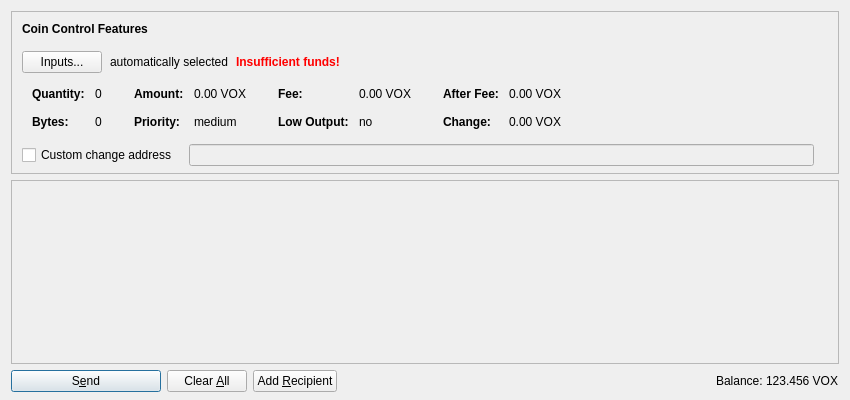
<?xml version="1.0" encoding="UTF-8"?>
<ui version="4.0">
 <class>SendCoinsDialog</class>
 <widget class="QDialog" name="SendCoinsDialog">
  <property name="geometry">
   <rect>
    <x>0</x>
    <y>0</y>
    <width>850</width>
    <height>400</height>
   </rect>
  </property>
  <property name="windowTitle">
   <string>Send Coins</string>
  </property>
  <layout class="QVBoxLayout" name="verticalLayout" stretch="0,1,0">
   <property name="bottomMargin">
    <number>8</number>
   </property>
   <item>
    <widget class="QFrame" name="frameCoinControl">
     <property name="sizePolicy">
      <sizepolicy hsizetype="Expanding" vsizetype="Expanding">
       <horstretch>0</horstretch>
       <verstretch>0</verstretch>
      </sizepolicy>
     </property>
     <property name="maximumSize">
      <size>
       <width>16777215</width>
       <height>16777215</height>
      </size>
     </property>
     <property name="frameShape">
      <enum>QFrame::StyledPanel</enum>
     </property>
     <property name="frameShadow">
      <enum>QFrame::Sunken</enum>
     </property>
     <layout class="QVBoxLayout" name="verticalLayoutCoinControl2">
      <property name="spacing">
       <number>0</number>
      </property>
      <property name="leftMargin">
       <number>0</number>
      </property>
      <property name="topMargin">
       <number>0</number>
      </property>
      <property name="rightMargin">
       <number>0</number>
      </property>
      <property name="bottomMargin">
       <number>6</number>
      </property>
      <item>
       <layout class="QVBoxLayout" name="verticalLayoutCoinControl" stretch="0,0,0,0,1">
        <property name="spacing">
         <number>0</number>
        </property>
        <property name="leftMargin">
         <number>10</number>
        </property>
        <property name="topMargin">
         <number>10</number>
        </property>
        <item>
         <layout class="QHBoxLayout" name="horizontalLayoutCoinControl1">
          <property name="bottomMargin">
           <number>15</number>
          </property>
          <item>
           <widget class="QLabel" name="labelCoinControlFeatures">
            <property name="sizePolicy">
             <sizepolicy hsizetype="Preferred" vsizetype="Maximum">
              <horstretch>0</horstretch>
              <verstretch>0</verstretch>
             </sizepolicy>
            </property>
            <property name="font">
             <font>
              <weight>75</weight>
              <bold>true</bold>
             </font>
            </property>
            <property name="styleSheet">
             <string notr="true">font-weight:bold;</string>
            </property>
            <property name="text">
             <string>Coin Control Features</string>
            </property>
           </widget>
          </item>
         </layout>
        </item>
        <item>
         <layout class="QHBoxLayout" name="horizontalLayoutCoinControl2" stretch="0,0,0,0">
          <property name="spacing">
           <number>8</number>
          </property>
          <property name="bottomMargin">
           <number>10</number>
          </property>
          <item>
           <widget class="QPushButton" name="pushButtonCoinControl">
            <property name="styleSheet">
             <string notr="true"/>
            </property>
            <property name="text">
             <string>Inputs...</string>
            </property>
           </widget>
          </item>
          <item>
           <widget class="QLabel" name="labelCoinControlAutomaticallySelected">
            <property name="text">
             <string>automatically selected</string>
            </property>
            <property name="margin">
             <number>5</number>
            </property>
           </widget>
          </item>
          <item>
           <widget class="QLabel" name="labelCoinControlInsuffFunds">
            <property name="font">
             <font>
              <weight>75</weight>
              <bold>true</bold>
             </font>
            </property>
            <property name="styleSheet">
             <string notr="true">color:red;font-weight:bold;</string>
            </property>
            <property name="text">
             <string>Insufficient funds!</string>
            </property>
            <property name="margin">
             <number>5</number>
            </property>
           </widget>
          </item>
          <item>
           <spacer name="horizontalSpacerCoinControl">
            <property name="orientation">
             <enum>Qt::Horizontal</enum>
            </property>
            <property name="sizeHint" stdset="0">
             <size>
              <width>40</width>
              <height>1</height>
             </size>
            </property>
           </spacer>
          </item>
         </layout>
        </item>
        <item>
         <widget class="QWidget" name="widgetCoinControl" native="true">
          <property name="sizePolicy">
           <sizepolicy hsizetype="Preferred" vsizetype="Preferred">
            <horstretch>0</horstretch>
            <verstretch>0</verstretch>
           </sizepolicy>
          </property>
          <property name="minimumSize">
           <size>
            <width>0</width>
            <height>0</height>
           </size>
          </property>
          <property name="styleSheet">
           <string notr="true"/>
          </property>
          <layout class="QHBoxLayout" name="horizontalLayoutCoinControl5">
           <property name="leftMargin">
            <number>0</number>
           </property>
           <property name="topMargin">
            <number>0</number>
           </property>
           <property name="rightMargin">
            <number>0</number>
           </property>
           <property name="bottomMargin">
            <number>0</number>
           </property>
           <item>
            <layout class="QHBoxLayout" name="horizontalLayoutCoinControl3" stretch="0,0,0,1">
             <property name="spacing">
              <number>20</number>
             </property>
             <property name="topMargin">
              <number>0</number>
             </property>
             <property name="bottomMargin">
              <number>10</number>
             </property>
             <item>
              <layout class="QFormLayout" name="formLayoutCoinControl1">
               <property name="horizontalSpacing">
                <number>10</number>
               </property>
               <property name="verticalSpacing">
                <number>14</number>
               </property>
               <property name="leftMargin">
                <number>10</number>
               </property>
               <property name="topMargin">
                <number>4</number>
               </property>
               <property name="rightMargin">
                <number>6</number>
               </property>
               <item row="0" column="0">
                <widget class="QLabel" name="labelCoinControlQuantityText">
                 <property name="font">
                  <font>
                   <weight>75</weight>
                   <bold>true</bold>
                  </font>
                 </property>
                 <property name="text">
                  <string>Quantity:</string>
                 </property>
                 <property name="margin">
                  <number>0</number>
                 </property>
                </widget>
               </item>
               <item row="0" column="1">
                <widget class="QLabel" name="labelCoinControlQuantity">
                 <property name="cursor">
                  <cursorShape>IBeamCursor</cursorShape>
                 </property>
                 <property name="contextMenuPolicy">
                  <enum>Qt::ActionsContextMenu</enum>
                 </property>
                 <property name="text">
                  <string notr="true">0</string>
                 </property>
                 <property name="margin">
                  <number>0</number>
                 </property>
                 <property name="textInteractionFlags">
                  <set>Qt::LinksAccessibleByMouse|Qt::TextSelectableByKeyboard|Qt::TextSelectableByMouse</set>
                 </property>
                </widget>
               </item>
               <item row="1" column="0">
                <widget class="QLabel" name="labelCoinControlBytesText">
                 <property name="font">
                  <font>
                   <weight>75</weight>
                   <bold>true</bold>
                  </font>
                 </property>
                 <property name="text">
                  <string>Bytes:</string>
                 </property>
                </widget>
               </item>
               <item row="1" column="1">
                <widget class="QLabel" name="labelCoinControlBytes">
                 <property name="cursor">
                  <cursorShape>IBeamCursor</cursorShape>
                 </property>
                 <property name="contextMenuPolicy">
                  <enum>Qt::ActionsContextMenu</enum>
                 </property>
                 <property name="text">
                  <string notr="true">0</string>
                 </property>
                 <property name="textInteractionFlags">
                  <set>Qt::LinksAccessibleByMouse|Qt::TextSelectableByKeyboard|Qt::TextSelectableByMouse</set>
                 </property>
                </widget>
               </item>
              </layout>
             </item>
             <item>
              <layout class="QFormLayout" name="formLayoutCoinControl2">
               <property name="horizontalSpacing">
                <number>10</number>
               </property>
               <property name="verticalSpacing">
                <number>14</number>
               </property>
               <property name="leftMargin">
                <number>6</number>
               </property>
               <property name="topMargin">
                <number>4</number>
               </property>
               <property name="rightMargin">
                <number>6</number>
               </property>
               <item row="0" column="0">
                <widget class="QLabel" name="labelCoinControlAmountText">
                 <property name="font">
                  <font>
                   <weight>75</weight>
                   <bold>true</bold>
                  </font>
                 </property>
                 <property name="text">
                  <string>Amount:</string>
                 </property>
                 <property name="margin">
                  <number>0</number>
                 </property>
                </widget>
               </item>
               <item row="0" column="1">
                <widget class="QLabel" name="labelCoinControlAmount">
                 <property name="cursor">
                  <cursorShape>IBeamCursor</cursorShape>
                 </property>
                 <property name="contextMenuPolicy">
                  <enum>Qt::ActionsContextMenu</enum>
                 </property>
                 <property name="text">
                  <string notr="true">0.00 VOX</string>
                 </property>
                 <property name="textInteractionFlags">
                  <set>Qt::LinksAccessibleByMouse|Qt::TextSelectableByKeyboard|Qt::TextSelectableByMouse</set>
                 </property>
                </widget>
               </item>
               <item row="1" column="0">
                <widget class="QLabel" name="labelCoinControlPriorityText">
                 <property name="font">
                  <font>
                   <weight>75</weight>
                   <bold>true</bold>
                  </font>
                 </property>
                 <property name="text">
                  <string>Priority:</string>
                 </property>
                </widget>
               </item>
               <item row="1" column="1">
                <widget class="QLabel" name="labelCoinControlPriority">
                 <property name="cursor">
                  <cursorShape>IBeamCursor</cursorShape>
                 </property>
                 <property name="contextMenuPolicy">
                  <enum>Qt::ActionsContextMenu</enum>
                 </property>
                 <property name="text">
                  <string notr="true">medium</string>
                 </property>
                 <property name="textInteractionFlags">
                  <set>Qt::LinksAccessibleByMouse|Qt::TextSelectableByKeyboard|Qt::TextSelectableByMouse</set>
                 </property>
                </widget>
               </item>
              </layout>
             </item>
             <item>
              <layout class="QFormLayout" name="formLayoutCoinControl3">
               <property name="horizontalSpacing">
                <number>10</number>
               </property>
               <property name="verticalSpacing">
                <number>14</number>
               </property>
               <property name="leftMargin">
                <number>6</number>
               </property>
               <property name="topMargin">
                <number>4</number>
               </property>
               <property name="rightMargin">
                <number>6</number>
               </property>
               <item row="0" column="0">
                <widget class="QLabel" name="labelCoinControlFeeText">
                 <property name="font">
                  <font>
                   <weight>75</weight>
                   <bold>true</bold>
                  </font>
                 </property>
                 <property name="text">
                  <string>Fee:</string>
                 </property>
                 <property name="margin">
                  <number>0</number>
                 </property>
                </widget>
               </item>
               <item row="0" column="1">
                <widget class="QLabel" name="labelCoinControlFee">
                 <property name="cursor">
                  <cursorShape>IBeamCursor</cursorShape>
                 </property>
                 <property name="contextMenuPolicy">
                  <enum>Qt::ActionsContextMenu</enum>
                 </property>
                 <property name="text">
                  <string notr="true">0.00 VOX</string>
                 </property>
                 <property name="textInteractionFlags">
                  <set>Qt::LinksAccessibleByMouse|Qt::TextSelectableByKeyboard|Qt::TextSelectableByMouse</set>
                 </property>
                </widget>
               </item>
               <item row="1" column="0">
                <widget class="QLabel" name="labelCoinControlLowOutputText">
                 <property name="font">
                  <font>
                   <weight>75</weight>
                   <bold>true</bold>
                  </font>
                 </property>
                 <property name="text">
                  <string>Low Output:</string>
                 </property>
                </widget>
               </item>
               <item row="1" column="1">
                <widget class="QLabel" name="labelCoinControlLowOutput">
                 <property name="cursor">
                  <cursorShape>IBeamCursor</cursorShape>
                 </property>
                 <property name="contextMenuPolicy">
                  <enum>Qt::ActionsContextMenu</enum>
                 </property>
                 <property name="text">
                  <string notr="true">no</string>
                 </property>
                 <property name="textInteractionFlags">
                  <set>Qt::LinksAccessibleByMouse|Qt::TextSelectableByKeyboard|Qt::TextSelectableByMouse</set>
                 </property>
                </widget>
               </item>
              </layout>
             </item>
             <item>
              <layout class="QFormLayout" name="formLayoutCoinControl4">
               <property name="horizontalSpacing">
                <number>10</number>
               </property>
               <property name="verticalSpacing">
                <number>14</number>
               </property>
               <property name="leftMargin">
                <number>6</number>
               </property>
               <property name="topMargin">
                <number>4</number>
               </property>
               <property name="rightMargin">
                <number>6</number>
               </property>
               <item row="0" column="0">
                <widget class="QLabel" name="labelCoinControlAfterFeeText">
                 <property name="font">
                  <font>
                   <weight>75</weight>
                   <bold>true</bold>
                  </font>
                 </property>
                 <property name="text">
                  <string>After Fee:</string>
                 </property>
                 <property name="margin">
                  <number>0</number>
                 </property>
                </widget>
               </item>
               <item row="0" column="1">
                <widget class="QLabel" name="labelCoinControlAfterFee">
                 <property name="cursor">
                  <cursorShape>IBeamCursor</cursorShape>
                 </property>
                 <property name="contextMenuPolicy">
                  <enum>Qt::ActionsContextMenu</enum>
                 </property>
                 <property name="text">
                  <string notr="true">0.00 VOX</string>
                 </property>
                 <property name="textInteractionFlags">
                  <set>Qt::LinksAccessibleByMouse|Qt::TextSelectableByKeyboard|Qt::TextSelectableByMouse</set>
                 </property>
                </widget>
               </item>
               <item row="1" column="0">
                <widget class="QLabel" name="labelCoinControlChangeText">
                 <property name="font">
                  <font>
                   <weight>75</weight>
                   <bold>true</bold>
                  </font>
                 </property>
                 <property name="text">
                  <string>Change:</string>
                 </property>
                </widget>
               </item>
               <item row="1" column="1">
                <widget class="QLabel" name="labelCoinControlChange">
                 <property name="cursor">
                  <cursorShape>IBeamCursor</cursorShape>
                 </property>
                 <property name="contextMenuPolicy">
                  <enum>Qt::ActionsContextMenu</enum>
                 </property>
                 <property name="text">
                  <string notr="true">0.00 VOX</string>
                 </property>
                 <property name="textInteractionFlags">
                  <set>Qt::LinksAccessibleByMouse|Qt::TextSelectableByKeyboard|Qt::TextSelectableByMouse</set>
                 </property>
                </widget>
               </item>
              </layout>
             </item>
            </layout>
           </item>
          </layout>
         </widget>
        </item>
        <item>
         <layout class="QHBoxLayout" name="horizontalLayoutCoinControl4" stretch="0,0,0">
          <property name="spacing">
           <number>12</number>
          </property>
          <property name="sizeConstraint">
           <enum>QLayout::SetDefaultConstraint</enum>
          </property>
          <property name="topMargin">
           <number>5</number>
          </property>
          <property name="rightMargin">
           <number>5</number>
          </property>
          <item>
           <widget class="QCheckBox" name="checkBoxCoinControlChange">
            <property name="toolTip">
             <string>If this is activated, but the change address is empty or invalid, change will be sent to a newly generated address.</string>
            </property>
            <property name="text">
             <string>Custom change address</string>
            </property>
           </widget>
          </item>
          <item>
           <widget class="QValidatedLineEdit" name="lineEditCoinControlChange">
            <property name="enabled">
             <bool>false</bool>
            </property>
            <property name="sizePolicy">
             <sizepolicy hsizetype="Expanding" vsizetype="Fixed">
              <horstretch>0</horstretch>
              <verstretch>0</verstretch>
             </sizepolicy>
            </property>
           </widget>
          </item>
          <item>
           <widget class="QLabel" name="labelCoinControlChangeLabel">
            <property name="sizePolicy">
             <sizepolicy hsizetype="Preferred" vsizetype="Expanding">
              <horstretch>0</horstretch>
              <verstretch>0</verstretch>
             </sizepolicy>
            </property>
            <property name="minimumSize">
             <size>
              <width>0</width>
              <height>0</height>
             </size>
            </property>
            <property name="text">
             <string/>
            </property>
            <property name="margin">
             <number>3</number>
            </property>
           </widget>
          </item>
         </layout>
        </item>
        <item>
         <spacer name="verticalSpacerCoinControl">
          <property name="orientation">
           <enum>Qt::Vertical</enum>
          </property>
          <property name="sizeHint" stdset="0">
           <size>
            <width>800</width>
            <height>1</height>
           </size>
          </property>
         </spacer>
        </item>
       </layout>
      </item>
     </layout>
    </widget>
   </item>
   <item>
    <widget class="QScrollArea" name="scrollArea">
     <property name="widgetResizable">
      <bool>true</bool>
     </property>
     <widget class="QWidget" name="scrollAreaWidgetContents">
      <property name="geometry">
       <rect>
        <x>0</x>
        <y>0</y>
        <width>830</width>
        <height>178</height>
       </rect>
      </property>
      <layout class="QVBoxLayout" name="verticalLayout_2" stretch="0,1">
       <property name="leftMargin">
        <number>0</number>
       </property>
       <property name="topMargin">
        <number>0</number>
       </property>
       <property name="rightMargin">
        <number>0</number>
       </property>
       <property name="bottomMargin">
        <number>0</number>
       </property>
       <item>
        <layout class="QVBoxLayout" name="entries">
         <property name="spacing">
          <number>6</number>
         </property>
        </layout>
       </item>
       <item>
        <spacer name="verticalSpacer">
         <property name="orientation">
          <enum>Qt::Vertical</enum>
         </property>
         <property name="sizeHint" stdset="0">
          <size>
           <width>20</width>
           <height>40</height>
          </size>
         </property>
        </spacer>
       </item>
      </layout>
     </widget>
    </widget>
   </item>
   <item>
    <layout class="QHBoxLayout" name="horizontalLayout">
     <item>
      <widget class="QPushButton" name="sendButton">
       <property name="minimumSize">
        <size>
         <width>150</width>
         <height>0</height>
        </size>
       </property>
       <property name="toolTip">
        <string>Confirm the send action</string>
       </property>
       <property name="text">
        <string>S&amp;end</string>
       </property>
       <property name="icon">
        <iconset resource="../voxels.qrc">
         <normaloff>:/icons/send</normaloff>:/icons/send</iconset>
       </property>
       <property name="default">
        <bool>true</bool>
       </property>
      </widget>
     </item>
     <item>
      <widget class="QPushButton" name="clearButton">
       <property name="sizePolicy">
        <sizepolicy hsizetype="Minimum" vsizetype="Fixed">
         <horstretch>0</horstretch>
         <verstretch>0</verstretch>
        </sizepolicy>
       </property>
       <property name="toolTip">
        <string>Clear all fields of the form.</string>
       </property>
       <property name="text">
        <string>Clear &amp;All</string>
       </property>
       <property name="icon">
        <iconset resource="../voxels.qrc">
         <normaloff>:/icons/remove</normaloff>:/icons/remove</iconset>
       </property>
       <property name="autoRepeatDelay">
        <number>300</number>
       </property>
       <property name="autoDefault">
        <bool>false</bool>
       </property>
      </widget>
     </item>
     <item>
      <widget class="QPushButton" name="addButton">
       <property name="toolTip">
        <string>Send to multiple recipients at once</string>
       </property>
       <property name="text">
        <string>Add &amp;Recipient</string>
       </property>
       <property name="icon">
        <iconset resource="../voxels.qrc">
         <normaloff>:/icons/add</normaloff>:/icons/add</iconset>
       </property>
       <property name="autoDefault">
        <bool>false</bool>
       </property>
      </widget>
     </item>
     <item>
      <spacer name="horizontalSpacer">
       <property name="orientation">
        <enum>Qt::Horizontal</enum>
       </property>
       <property name="sizeHint" stdset="0">
        <size>
         <width>40</width>
         <height>20</height>
        </size>
       </property>
      </spacer>
     </item>
     <item>
      <layout class="QHBoxLayout" name="horizontalLayout_2">
       <property name="spacing">
        <number>3</number>
       </property>
       <item>
        <widget class="QLabel" name="label">
         <property name="sizePolicy">
          <sizepolicy hsizetype="Preferred" vsizetype="Fixed">
           <horstretch>0</horstretch>
           <verstretch>0</verstretch>
          </sizepolicy>
         </property>
         <property name="text">
          <string>Balance:</string>
         </property>
        </widget>
       </item>
       <item>
        <widget class="QLabel" name="labelBalance">
         <property name="sizePolicy">
          <sizepolicy hsizetype="Preferred" vsizetype="Fixed">
           <horstretch>0</horstretch>
           <verstretch>0</verstretch>
          </sizepolicy>
         </property>
         <property name="cursor">
          <cursorShape>IBeamCursor</cursorShape>
         </property>
         <property name="text">
          <string notr="true">123.456 VOX</string>
         </property>
         <property name="textInteractionFlags">
          <set>Qt::LinksAccessibleByMouse|Qt::TextSelectableByKeyboard|Qt::TextSelectableByMouse</set>
         </property>
        </widget>
       </item>
      </layout>
     </item>
    </layout>
   </item>
  </layout>
 </widget>
 <customwidgets>
  <customwidget>
   <class>QValidatedLineEdit</class>
   <extends>QLineEdit</extends>
   <header>qvalidatedlineedit.h</header>
  </customwidget>
 </customwidgets>
 <resources>
  <include location="../voxels.qrc"/>
 </resources>
 <connections/>
</ui>
